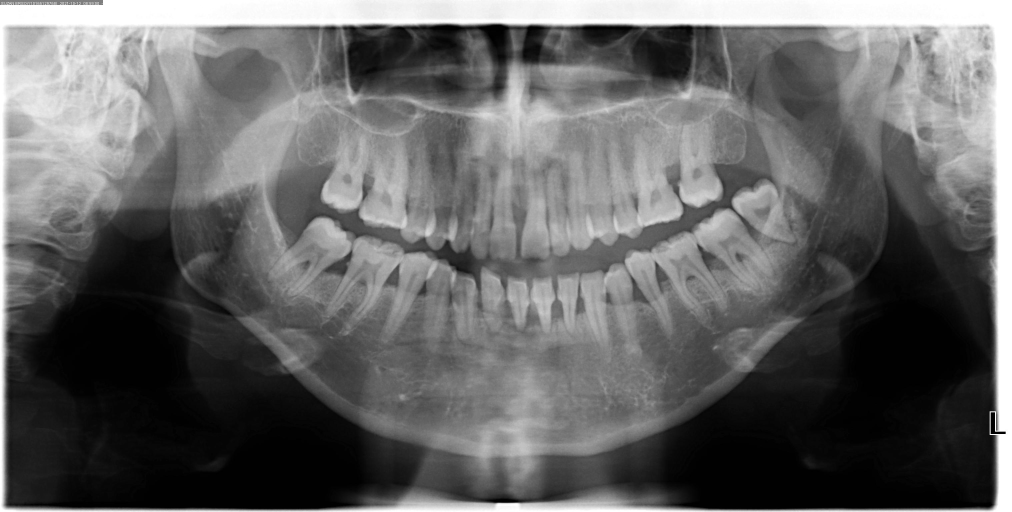
#> input picture DATA/images/1.jpg, 3034 x 1536 px (shown at 1/3 size); its folder holds only this picture in this run
$ python step1_preprocessing.py
#> lines starting #> are read from the running program, lines starting #| are printed output that depends on the picture
"""
Step 1: Data Preprocessing
This module is responsible for standardizing the dimensions and color channels
of the input panoramic dental radiographs. It resizes the images to the optimal
1280x1280 pixel resolution for the YOLOv11 architecture and ensures the RGB
color space is maintained.

Note on Normalization: YOLOv11 automatically scales pixel intensities from
[0, 255] to [0.0, 1.0] internally via the PyTorch DataLoader (img.float() / 255.0).
Therefore, explicit manual normalization is intentionally omitted here to prevent
redundancy and data corruption during the training pipeline.
"""

import cv2
import os
from glob import glob

def run_preprocessing(subset="train", base_dir="data", target_size=(1280, 1280)):
#> called with subset = 'train', base_dir = 'data', target_size = (1280, 1280)
    input_dir = os.path.join(base_dir, subset, "images")
    output_dir = os.path.join(base_dir, subset, "processed_images")

    print(f"--- Initiating Step 1: Data Preprocessing ---")
    print(f"Targeting dataset subset: {subset.upper()} (Path: {input_dir})")

    if not os.path.exists(input_dir):
        print(f"Directory '{input_dir}' not found. Skipping execution. (Please run the data split script first)")
        return

    if not os.path.exists(output_dir):
        os.makedirs(output_dir)

    image_paths = glob(os.path.join(input_dir, "*.*"))
    print(f"Found {len(image_paths)} images for preprocessing.")

    for path in image_paths:
        img = cv2.imread(path)
#> img is the input picture: shape (1536, 3034, 3); min 0, max 255, mean 101.3
        if img is None:
            continue

        # Convert from BGR (OpenCV default) to RGB
        img_rgb = cv2.cvtColor(img, cv2.COLOR_BGR2RGB)

        # Resize image to the target resolution
        img_resized = cv2.resize(img_rgb, target_size, interpolation=cv2.INTER_LINEAR)
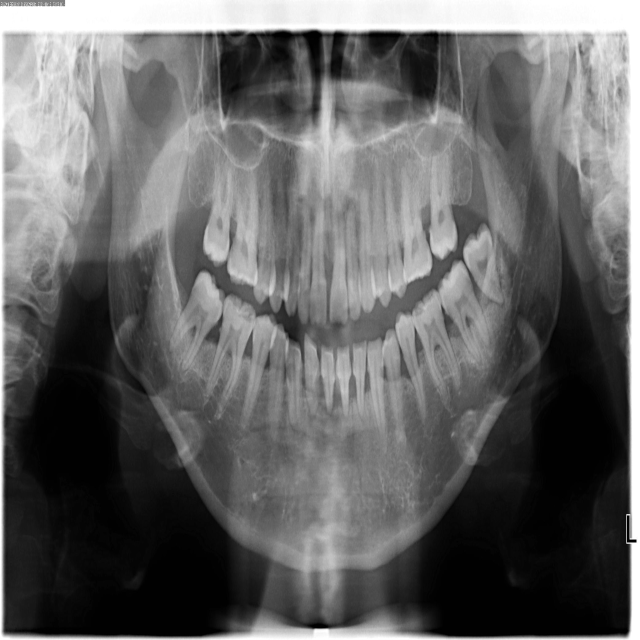
#> img_resized: shape (1280, 1280, 3) (shown at 1/2 size); min 0, max 255, mean 101.2

        filename = os.path.basename(path)
        save_path = os.path.join(output_dir, filename)

        # Revert to BGR for saving with OpenCV
        cv2.imwrite(save_path, cv2.cvtColor(img_resized, cv2.COLOR_RGB2BGR))

    print(f"Preprocessing completed. Processed images are saved in: {output_dir}\n")

if __name__ == "__main__":
    run_preprocessing()
